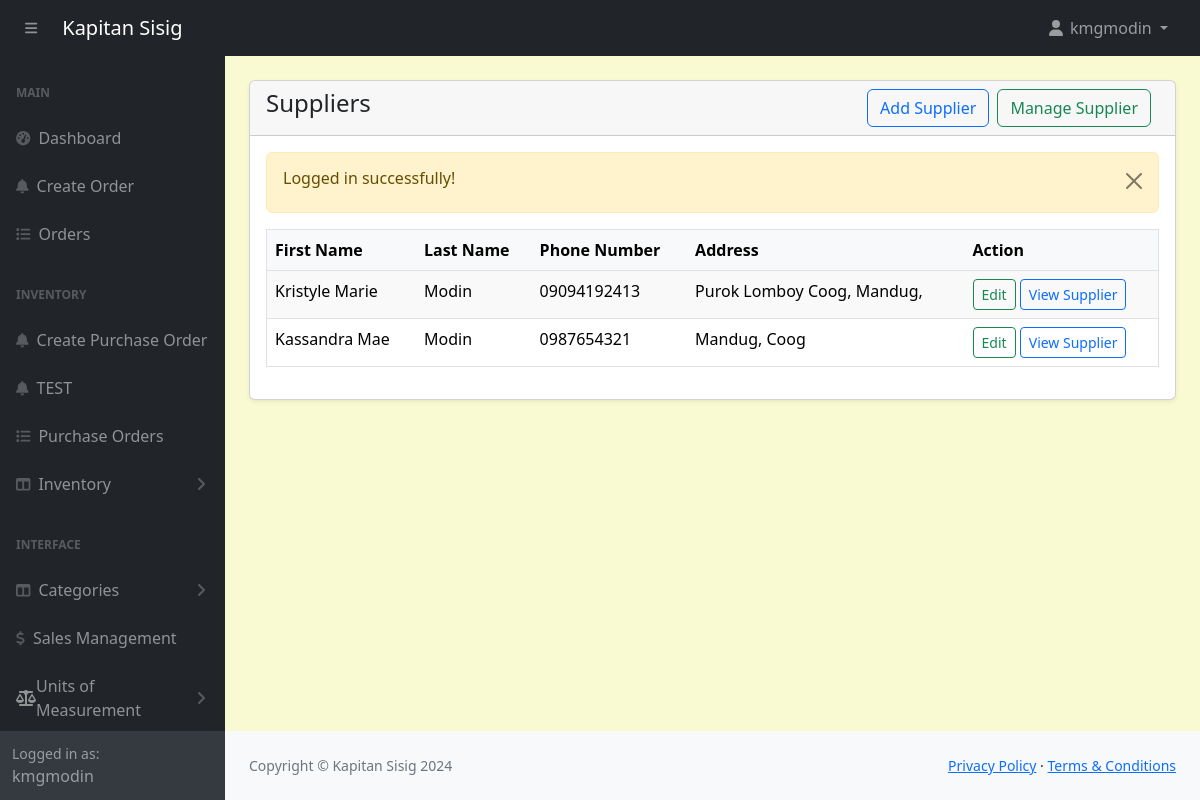
/POS-System-KapitanSisig/admin/suppliers.php (signed in), run on the app's committed database.
### tables this page shows
CREATE TABLE `suppliers` (
  `id` int(11) NOT NULL,
  `firstname` varchar(191) NOT NULL,
  `lastname` varchar(191) NOT NULL,
  `phonenumber` varchar(191) NOT NULL,
  `address` varchar(191) NOT NULL
);

### POS-System-KapitanSisig/admin/suppliers.php (the view, shortened to what this page needs)
<?php include('includes/header.php');
 ?>
<div class="container-fluid px-4">
    <div class="card mt-4 shadow-sm">
        <div class="card-header">
            <h4 class="mb-0">Suppliers
            <a href="suppliers-ingredient-add.php" class="btn btn-outline-success float-end me-2">Manage Supplier</a>
                <a href="suppliers-create.php" class="btn btn-outline-primary float-end me-2">Add Supplier</a>
            </h4>
        </div>
        <div class="card-body">
            <?php
                $suppliers = getAll('suppliers');
                if (mysqli_num_rows($suppliers) > 0) {
            ?>
            <div class="table-responsive">
                <table class="table" style="width: 100%; margin-bottom: 1rem; color: #000; border: 1px solid #dee2e6;">
                    <thead>
                        <tr style="background-color: #f8f9fa; color: #000;">
                            <th>First Name</th>
                            <th>Last Name</th>
                            <th>Phone Number</th>
                            <th>Address</th>
                            <th>Action</th>
                        </tr>
                    </thead>
                    <tbody>
                    <?php
                    $i = 0;
                    foreach ($suppliers as $suppliersItem) :
                        $i++;
                    ?>
                    <tr style="background-color: <?= $i % 2 == 0 ? '#fff' : '#f9f9f9'; ?>; border: 1px solid #dee2e6;">
                        <td><?= htmlspecialchars($suppliersItem['firstname']) ?></td>
                        <td><?= htmlspecialchars($suppliersItem['lastname']) ?></td>
                        <td><?= htmlspecialchars($suppliersItem['phonenumber']) ?></td>
                        <td><?= htmlspecialchars($suppliersItem['address']) ?></td>
                        <td>
                            <a href="suppliers-edit.php?id=<?= $suppliersItem['id']; ?>" class="btn btn-outline-success btn-sm" style="margin: 0; padding: 0.25rem 0.5rem;">Edit</a>
                            <a href="suppliers-ingredient-view.php?id=<?= $suppliersItem['id']; ?>" class="btn btn-outline-primary btn-sm" style="margin: 0; padding: 0.25rem 0.5rem;">View Supplier</a>
                        </td>
                    </tr>
                    <?php endforeach; ?>
                </tbody>
                </table>
            </div>
            <?php
                } else {
            ?>
            <h4 class="mb-0">No Record Found</h4>
            <?php
                }
            ?>
        </div>
    </div>
</div>
<?php include('includes/footer.php'); ?>

### POS-System-KapitanSisig/admin/assets/css/custom.css (style rules this page uses)
body { margin: 0; font-family: system-ui, -apple-system, "Segoe UI", Roboto, "Helvetica Neue", "Noto Sans", "Liberation Sans", Arial, sans-serif; font-size: 1rem; font-weight: 400; line-height: 1.5; color: #212529; text-align: left; background-color: #FAFAD2; -webkit-text-size-adjust: 100%; -webkit-tap-highlight-color: rgba(0, 0, 0, 0); }

### data on the page
suppliers: firstname "Kristyle Marie", lastname "Modin", phonenumber "09094192413", address "Purok Lomboy Coog, Mandug,"
suppliers: firstname "Kassandra Mae", lastname "Modin", phonenumber "0987654321", address "Mandug, Coog"

### other printed values
$_SESSION['loggedInUser']['username'] "kmgmodin"
$_SESSION['message'] "Logged in successfully!"
